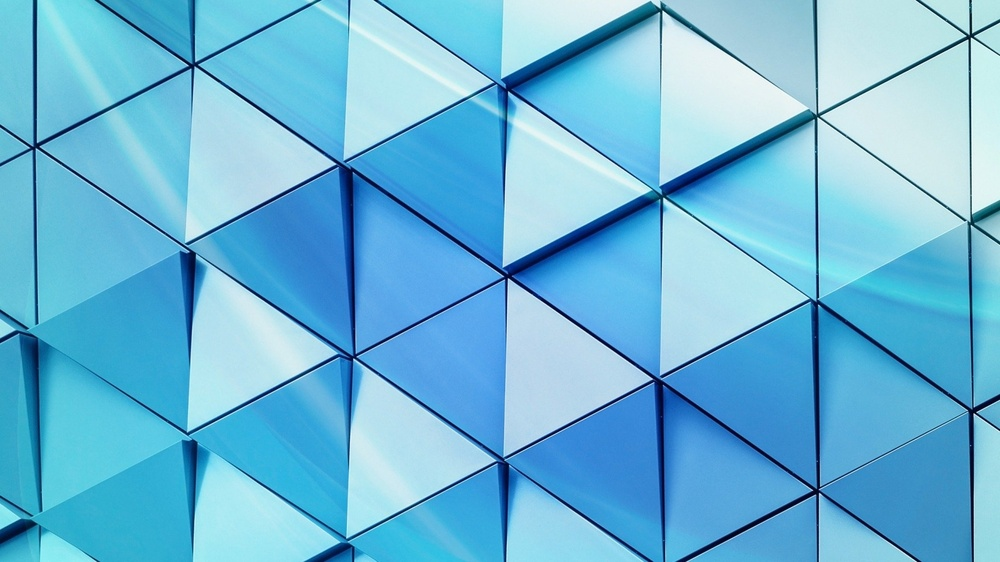
#> input picture Semester_3/Topology_3_release/Аватарка.jpg, 1000 x 562 px, shrunk from 1920 x 1080 before the run
$ python main.py
#> lines starting #> are read from the running program, lines starting #| are printed output that depends on the picture
import random
from PIL import Image, ImageDraw #Подключим необходимые библиотеки.

image = Image.open("Аватарка.jpg") #Открываем изображение.
#> image is the input picture: PIL image 1000x562 RGB; mean R, G, B 108, 183.4, 216.7
draw = ImageDraw.Draw(image) #Создаем инструмент для рисования.
width = image.size[0] #Определяем ширину.
#> width = 1000
height = image.size[1] #Определяем высоту.
#> height = 562
pix = image.load() #Выгружаем значения пикселей.

depth = int(input('depth:'))
#> the answer given: 3
for i in range(width):
    for j in range(height):
        a = pix[i, j][0]
        b = pix[i, j][1]
        c = pix[i, j][2]
        S = (a + b + c) // 3
        a = S + depth * 2
        b = S + depth
        c = S
        if (a > 255):
            a = 255
        if (b > 255):
            b = 255
        if (c > 255):
            c = 255
        draw.point((i, j), (a, b, c))
image.save("ans.jpg", "JPEG")
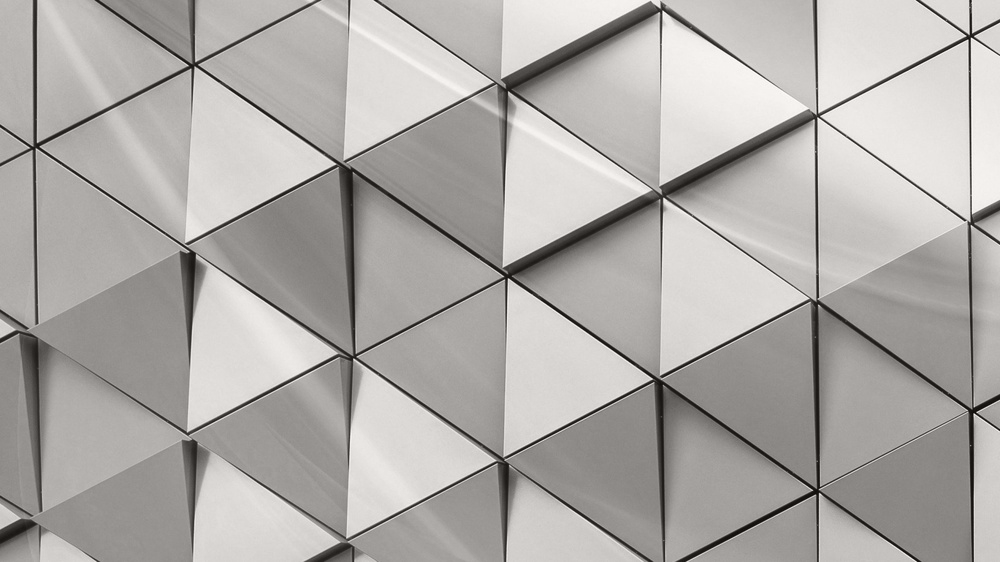
#> saved as ans.jpg: PIL image 1000x562 RGB; mean R, G, B 175.1, 172.1, 169.1
del draw
